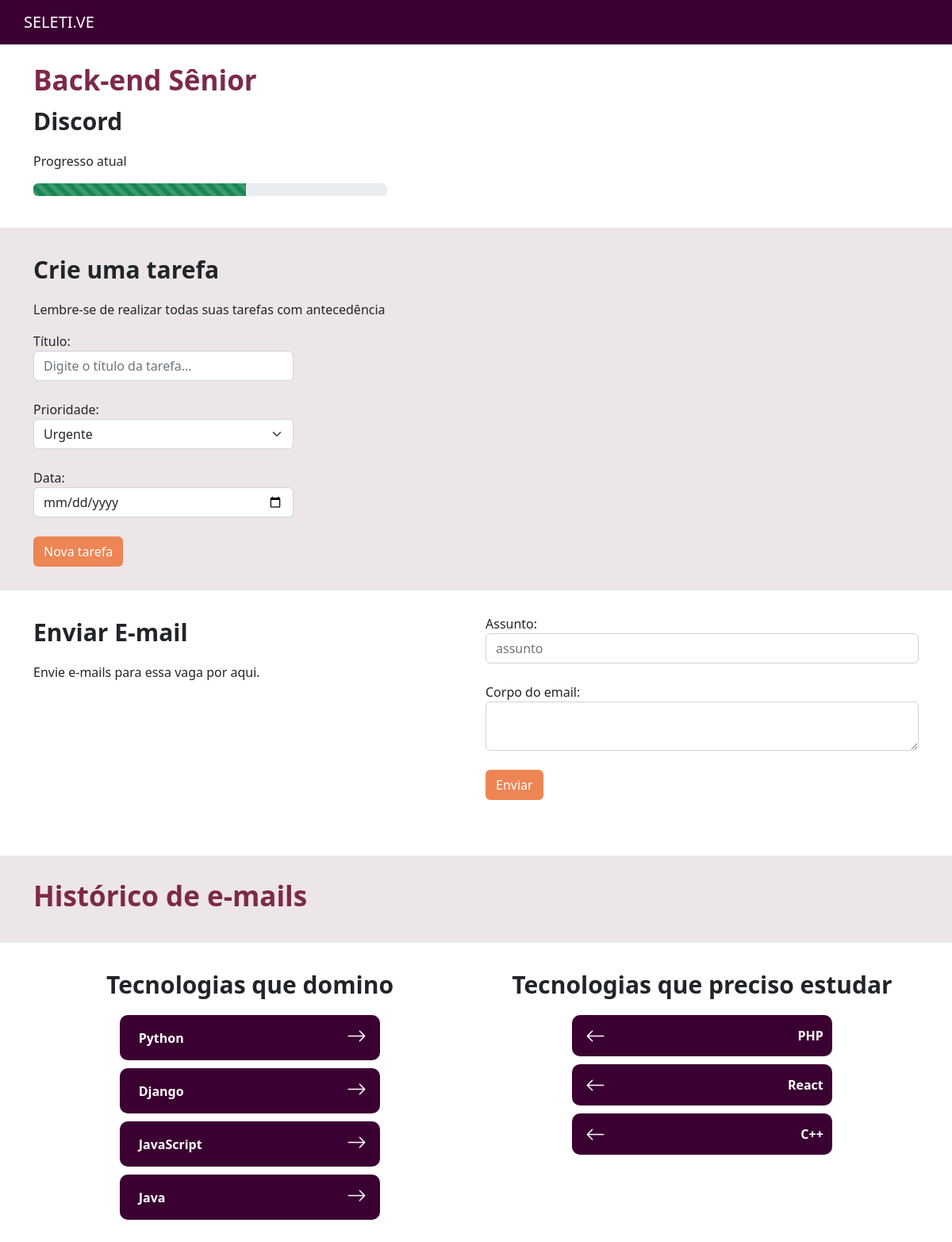
Page /vagas/vaga/3 on the committed database.
### empresa/models.py (models this page shows, shortened)
class Vagas(models.Model):
    choices_experiencia = (
        ('E', 'Estagio'),
        ('J', 'Júnior'),
        ('P', 'Pleno'),
        ('S', 'Sênior'),
    )
    choices_status = (
        ('I', 'Interesse'),
        ('C', 'Currículo enviado'),
        ('E', 'Entrevista'),
        ('D', 'Desafio técnico'),
        ('F', 'Finalizado')
    )
    empresa = models.ForeignKey(Empresa, null=True, on_delete=models.SET_NULL)
    titulo = models.CharField(max_length=30)
    nivel_experiencia = models.CharField(max_length=2, choices=choices_experiencia)
    data_final = models.DateField()
    email = models.EmailField(null=True)
    status = models.CharField(max_length=30, choices=choices_status)
    tecnologias_dominadas = models.ManyToManyField(Tecnologias)
    tecnologias_estudar = models.ManyToManyField(Tecnologias, related_name='estudar')
    def progresso(self):
        x = [((i + 1)* 20, j[0]) for i, j in enumerate(self.choices_status)]
        x = list(filter(lambda x: x[1] == self.status, x))[0][0]
        return x

class Empresa(models.Model):
    choices_nicho_mercado = (
        ('M', 'Marketing'),
        ('N', 'Nutrição'),
        ('D', 'Design'),
        ('T', 'Tecnologia'),
    )
    logo = models.ImageField(upload_to='logo_empresa', null=True)
    nome = models.CharField(max_length=30)
    email = models.EmailField()
    cidade = models.CharField(max_length=30)
    tecnologias = models.ManyToManyField(Tecnologias)
    endereco = models.CharField(max_length=30)
    caracteristica_empresa = models.TextField()
    nicho_mercado = models.CharField(max_length=4, choices=choices_nicho_mercado)
    def __str__(self):
        return self.nome

class Tecnologias(models.Model):
    tecnologia = models.CharField(max_length=30)
    def __str__(self):
        return self.tecnologia

### vagas/views.py (the view)
# urls.py: path('vaga/<int:id>', views.vaga, name='vaga'),
def vaga(request, id):
    vaga = get_object_or_404(Vagas, id=id)
    tarefas = Tarefa.objects.filter(vaga=vaga).filter(realizada=False)
    emails = Emails.objects.filter(vaga=vaga)
    return render(request, 'vaga.html', {'vaga': vaga, 'tarefas': tarefas, 'emails': emails})

### vagas/templates/vaga.html (shortened to what this page needs)
{% extends 'base.html' %}
{% load static %}
{% block 'head' %}
    <link rel="stylesheet" href="{% static 'vaga/css/vaga.css' %}">
{% endblock %}
{% block 'body' %}
    <div class="container">
        <br>
        <h3 class="titulo">{{vaga.titulo}}</h3>
        <p class="titulo2">{{vaga.empresa}}</p>
        <p>Progresso atual</p>
        <div style="width: 40%" class="progress">
            <div class="progress-bar progress-bar-striped bg-success" role="progressbar" style="width: {{vaga.progresso}}%" aria-valuenow="25" aria-valuemin="0" aria-valuemax="100"></div>
        </div>
    </div>
    <div class="bg2">
        <div class="container">
            <div class="row">
                <div class="col-md">
                    <p class="titulo2">Crie uma tarefa</p>
                    <p>Lembre-se de realizar todas suas tarefas com antecedência</p>
                    <form action="{% url 'nova_tarefa' vaga.id %}" method='POST'>{% csrf_token %}
                        <label>Título:</label>
                        <input name="titulo" type="text" class="form-control input-tarefa" placeholder="Digite o título da tarefa...">
                        <br>
                        <label>Prioridade:</label>
                        <select name="prioridade" class="form-select input-tarefa">
                            <option value="U">Urgente</option>
                        </select>
                        <br>
                        <label>Data:</label>
                        <input name="data" type="date" class="form-control input-tarefa" placeholder="">
                        <br>
                        <input type="submit" value="Nova tarefa" class="btn btn-orange">
                    </form>
                </div>
                <div class="col-md">
                </div>
            </div>
        </div>
    </div>
    <div class="container bg3">
        <div class="row">
            <div class="col-md">
                <p class="titulo2">Enviar E-mail</p>
                <p>Envie e-mails para essa vaga por aqui.</p>
            </div>
            <div class="col-md">
                <form action="{% url "envia_email" vaga.id %}" method="POST"> {% csrf_token %}
                    <label>Assunto:</label>
                    <input name="assunto" type="text" class="form-control" placeholder="assunto">
                    <br>
                    <label>Corpo do email:</label>
                    <textarea name="corpo" class="form-control"></textarea>
                    <br>
                    <input type="submit" class="btn btn-orange" value="Enviar">
                </form>
            </div>
        </div>
    </div>
    <div class="bg2">
        <div class="container">
            <div class="row">
                <h3 class="titulo">Histórico de e-mails</h3>
            </div>
        </div>
    </div>
    <div class="container bg3" align="center">
        <div class="row">
            <div class="col-md">
                <p class="titulo2" id="tecnologias">Tecnologias que domino</p>
                <form action="{% url 'tecnologia_status' vaga.id %}" method="POST"> {% csrf_token %}
                    {% for tecnologia_dominada in vaga.tecnologias_dominadas.all %}
                        <div class="li-tech">
                            <table class="tabela">
                                <tr>
                                    <td style="width: 90%;">
                                        <strong>{{ tecnologia_dominada }}</strong>
                                    </td>
                                    <td align="right" style="width: 10%;">
                                        <button style="background-color: transparent;
                                        background-repeat: no-repeat;
                                        border: none;
                                        cursor: pointer;
                                        overflow: hidden;
                                        width: 30px;
                                        height: 30px;" class="botao-tecnologia" type="submit" value="{{ tecnologia_dominada.id }}" name="tecnologia_dominada">
                                        </button>
                                    </td>
                                </tr>
                            </table>
                        </div>
                    {% empty %}
                        <hr>
                    {% endfor %}
            </div>
            <div class="col-md">
                <p class="titulo2">Tecnologias que preciso estudar</p>
                    {% for tecnologia_estudar in vaga.tecnologias_estudar.all %}
                        <div class="li-tech">
                            <table class="tabela">
                                <tr>
                                    <td style="width: 10%;">
                                        <button style="background-color: transparent;
                                        background-repeat: no-repeat;
                                        border: none;
                                        cursor: pointer;
                                        overflow: hidden;
                                        width: 30px;
                                        height: 30px;" class="botao-tecnologia" type="submit" value="{{ tecnologia_estudar.id }}" name="tecnologia_estudar">
                                        </button>
                                    </td>
                                    <td style="width: 90%;" align="right">
                                        <strong>{{ tecnologia_estudar }}</strong>
                                    </td>
                                </tr>
                            </table>
                        </div>
                    {% empty %}
                        <hr>
                    {% endfor %}
            </div>
        </div>
    </div>
{% endblock %}

### templates/static/base/css/base.css (style rules this page uses)
body { background-color: #C6C6C6; }

### templates/static/vaga/css/vaga.css (style rules this page uses)
.titulo { color: #7D2948; font-weight: bold; font-size: 35px; }
.titulo2 { font-weight: bold; font-size: 30px; }
.bg2 { background-color: #EDE6E6; margin-top: 40px; padding-top: 30px; padding-bottom: 30px; }
.input-tarefa { width: 60%; }
.btn-orange { background-color: #ED8554; color: white; }
.li-tech { background-color: #3B0032; padding: 10px; color:white; border-radius: 10px; margin-top: 10px; width: 60%; }
.arrow-right { float: right; }
.bg3 { padding-top: 30px; padding-bottom: 30px; }

### rows in the picture
Vagas: titulo "Back-end Sênior", empresa "Discord"
Tecnologias: tecnologia "Python"
Tecnologias: tecnologia "Django"
Tecnologias: tecnologia "JavaScript", {{ tecnologia_dominada.id }} 3 (drawn)
Tecnologias: tecnologia "Java"
Tecnologias: tecnologia "PHP"
Tecnologias: tecnologia "React"
Tecnologias: tecnologia "C++"
